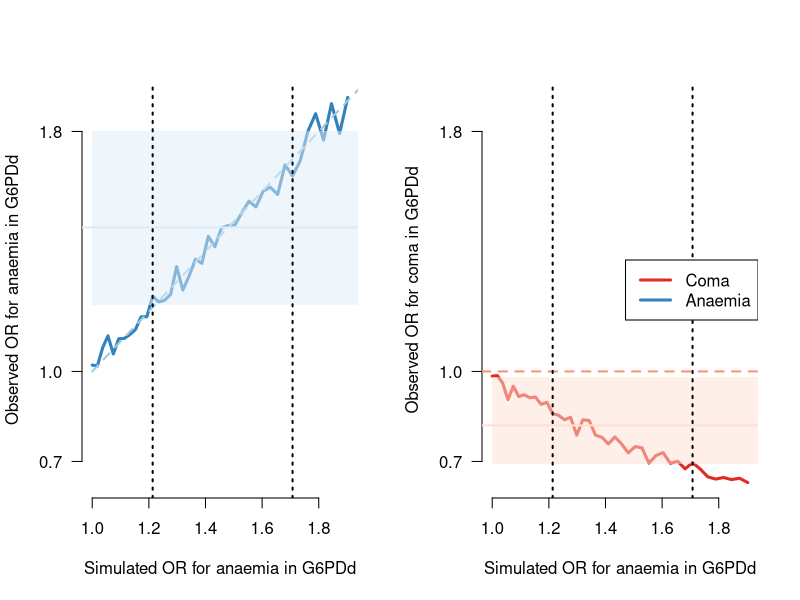

This chart was generated by the following R code:
## ---- chunk 1
knitr::opts_chunk$set(cache = TRUE, cache.comments = FALSE, 
                      echo = TRUE, include = TRUE, 
                      fig.width = 7, fig.height = 7,
                      fig.pos = 'H', 
                      dev = 'png', dpi = 300)
## ---- chunk 2
require(RColorBrewer)
## ---- chunk 3
# The `free' parameter:
# The Probability of being anaemic if you are G6PD deficient
P_anaemia_def = 0.3 

# These are taken from Clark
P_anaemia = 0.24 # the overall (marginal) probability of being anaemic in Clark data
P_G6PDdef = 0.15 # the probability of being deficient
P_coma = 0.34 # the overall (marginal) probability of having coma in Clark data

# We solve the equation to work out the Probability of being anaemic if you are G6PD normal
# This is dependent on the previous probabilities (simple algebra)
P_anaemia_norm = (P_anaemia - P_G6PDdef*P_anaemia_def)/(1-P_G6PDdef)
writeLines(paste('Probability of anaemia if G6PD normal:',round(P_anaemia_norm,2)))
writeLines(paste('Probability of anaemia if G6PD deficient:',P_anaemia_def))
## ---- chunk 4
# The number of malaria patients
N = 10^4
# We assume that G6PD status and Coma status are independent
G6PDstatus = sample(c('Normal','Def'), size = N, replace = T, prob = c(1-P_G6PDdef, P_G6PDdef))
Comastatus = sample(c('No Coma','Coma'), size = N, replace = T, prob = c(1-P_coma, P_coma))
# Generate anaemia status dependent on G6PD status
Anaemiastatus = unlist(sapply(G6PDstatus, function(x){
  if(x=='Normal') {
    y=sample(x = c('No Anaemia','Anaemia'), size = 1, 
             replace = T, prob = c(1-P_anaemia_norm,P_anaemia_norm))
  } 
  if(x=='Def') {
    y=sample(x = c('No Anaemia','Anaemia'), size = 1, 
             replace = T, prob = c(1-P_anaemia_def,P_anaemia_def))
  }
  return(y)}
))
## ---- chunk 5
study_patients = which(Comastatus=='Coma' | Anaemiastatus == 'Anaemia')
Study_dat = data.frame(Coma = Comastatus[study_patients],
                       G6PD = G6PDstatus[study_patients],
                       Anaemia = Anaemiastatus[study_patients])
Nstudy = nrow(Study_dat)
writeLines(paste('This selects:', round(100*Nstudy/N),'% of individuals'))
## ---- chunk 6
writeLines('Overall we see (%):')
round(100*table(Study_dat$G6PD)/Nstudy)
## ---- chunk 7
writeLines('\nIn the G6PD normal group we see (%):')
round(100*table(Study_dat$Coma[Study_dat$G6PD == 'Normal'])/sum(Study_dat$G6PD == 'Normal'))
writeLines('\nIn the G6PD deficient group we see (%):')
round(100*table(Study_dat$Coma[Study_dat$G6PD == 'Def'])/sum(Study_dat$G6PD == 'Def'))
## ---- chunk 8
O1 = sum(Study_dat$Coma=='Coma' & Study_dat$G6PD=='Normal')/sum(Study_dat$Coma=='No Coma' & Study_dat$G6PD=='Normal')
O2 = sum(Study_dat$Coma=='Coma' & Study_dat$G6PD=='Def')/sum(Study_dat$Coma=='No Coma' & Study_dat$G6PD=='Def')
O2/O1
## ---- chunk 9
writeLines('\nIn the G6PD normal group we see (%):')
round(100*table(Study_dat$Anaemia[Study_dat$G6PD == 'Normal'])/sum(Study_dat$G6PD == 'Normal'))
writeLines(paste('\nThe true proportions are (%):', 
                 round(100*P_anaemia_norm),'and', round(100*(1-P_anaemia_norm)) ))
## ---- chunk 10
writeLines('\nIn the G6PD deficient group we see (%):')
round(100*table(Study_dat$Anaemia[Study_dat$G6PD == 'Def'])/sum(Study_dat$G6PD == 'Def'))
writeLines(paste('\nThe true proportions are (%):', 
                 round(100*P_anaemia_def),'and', round(100*(1-P_anaemia_def)) ))
## ---- chunk 11
O1 = sum(Study_dat$Anaemia=='Anaemia' & Study_dat$G6PD=='Normal')/sum(Study_dat$Anaemia=='No Anaemia' & Study_dat$G6PD=='Normal')
O2 = sum(Study_dat$Anaemia=='Anaemia' & Study_dat$G6PD=='Def')/sum(Study_dat$Anaemia=='No Anaemia' & Study_dat$G6PD=='Def')
O2/O1
## ---- chunk 12
# The number of malaria patients
N = 10^5
PIs = seq(P_anaemia, 0.35, length.out = 40)
ORcoma = ORanaemia = array(dim=length(PIs))
TrueOR_anaemia = array(dim=length(PIs))
for(i in 1:length(PIs)){
  P_anaemia_def = PIs[i] 
  P_anaemia_norm = (P_anaemia - P_G6PDdef*P_anaemia_def)/(1-P_G6PDdef)
  
  # We assume that G6PD status and Coma status are independent
  G6PDstatus = sample(c('Normal','Def'), size = N, replace = T, 
                      prob = c(1-P_G6PDdef, P_G6PDdef))
  Comastatus = sample(c('No Coma','Coma'), size = N, replace = T, 
                      prob = c(1-P_coma, P_coma))
  # Generate anaemia status dependent on G6PD status
  Anaemiastatus = unlist(sapply(G6PDstatus, function(x){
    if(x=='Normal') {
      y=sample(x = c('No Anaemia','Anaemia'), size = 1, 
               replace = T, prob = c(1-P_anaemia_norm,P_anaemia_norm))
    } 
    if(x=='Def') {
      y=sample(x = c('No Anaemia','Anaemia'), size = 1, 
               replace = T, prob = c(1-P_anaemia_def,P_anaemia_def))
    }
    return(y)}
  ))
  study_patients = which(Comastatus=='Coma' | Anaemiastatus == 'Anaemia')
  Study_dat = data.frame(Coma = Comastatus[study_patients],
                         G6PD = G6PDstatus[study_patients],
                         Anaemia = Anaemiastatus[study_patients])
  Study_dat$Coma = as.factor(Study_dat$Coma)
  Study_dat$G6PD = as.factor(Study_dat$G6PD)
  Study_dat$Anaemia = as.factor(Study_dat$Anaemia)
  mod = glm(Coma ~ G6PD, data = Study_dat, family = 'binomial')
  summary(mod)
  # odds ratio for coma
  O1 = sum(Study_dat$Coma=='Coma' & Study_dat$G6PD=='Normal')/sum(Study_dat$Coma=='No Coma' & Study_dat$G6PD=='Normal')
  O2 = sum(Study_dat$Coma=='Coma' & Study_dat$G6PD=='Def')/sum(Study_dat$Coma=='No Coma' & Study_dat$G6PD=='Def')
  ORcoma[i] = O2/O1
  
  # odds ratio for anaemia
  O1 = sum(Study_dat$Anaemia=='Anaemia' & Study_dat$G6PD=='Normal')/sum(Study_dat$Anaemia=='No Anaemia' & Study_dat$G6PD=='Normal')
  O2 = sum(Study_dat$Anaemia=='Anaemia' & Study_dat$G6PD=='Def')/sum(Study_dat$Anaemia=='No Anaemia' & Study_dat$G6PD=='Def')
  O2/O1
  ORanaemia[i] = O2/O1
  
  TrueOR_anaemia[i] = (P_anaemia_def/(1-P_anaemia_def))/(P_anaemia_norm/(1-P_anaemia_norm))
}
## ---- chunk 13
addalpha <- function(colors, alpha=0.5) {
  r <- col2rgb(colors, alpha=T)
  # Apply alpha
  r[4,] <- alpha*255
  r <- r/255.0
  return(rgb(r[1,], r[2,], r[3,], r[4,]))
}
bluecols = brewer.pal(3, 'Blues')
redcols = brewer.pal(3, 'Reds')

reportcols = brewer.pal(3, 'Accent')
par(las = 1, bty='n', mfrow=c(1,2))
# Plot for coma first
plot(TrueOR_anaemia, ORanaemia, 
     xlab = 'Simulated OR for anaemia in G6PDd',
     type='l', lwd=3, col =bluecols[3], 
     ylab='Observed OR for anaemia in G6PDd', 
     ylim = range(c(ORcoma,ORanaemia)), yaxt='n')
lines(c(1,10),c(1,10), lwd=2, lty=2, col=bluecols[2])
axis(2, at = c(0.7, 1, 1.8))
abline(h = 1.48, col= bluecols[1], lwd=2, lty=1)
polygon(c(1,2,2,1),c(1.22,1.22,1.8,1.8),
        col=addalpha(bluecols[1]), border = NA)
ind = which(ORanaemia>1.22 & ORanaemia<1.8 & ORcoma > 0.69 & ORcoma <0.98)
xs = range(TrueOR_anaemia[ind])
abline(v = xs, lty=3, lwd=2)
############
plot(TrueOR_anaemia, ORcoma,lwd=3, col =redcols[3],
     xlab = 'Simulated OR for anaemia in G6PDd',
     type='l', 
     ylab='Observed OR for coma in G6PDd', 
     ylim = range(c(ORcoma,ORanaemia)), yaxt='n')
axis(2, at = c(0.7, 1, 1.8))
abline(h = 1, col = redcols[2], lty=2, lwd =2)
abline(h = c(0.82), col= redcols[1], lwd=2, lty=1)
polygon(c(1,2,2,1),c(0.69,0.69,0.98,0.98),
        col=addalpha(redcols[1]), border = NA)
abline(v = xs, lty=3, lwd=2)
legend('right', col=c(redcols[3],bluecols[3]), legend = c('Coma','Anaemia'),
       lwd=3, lty=1)
